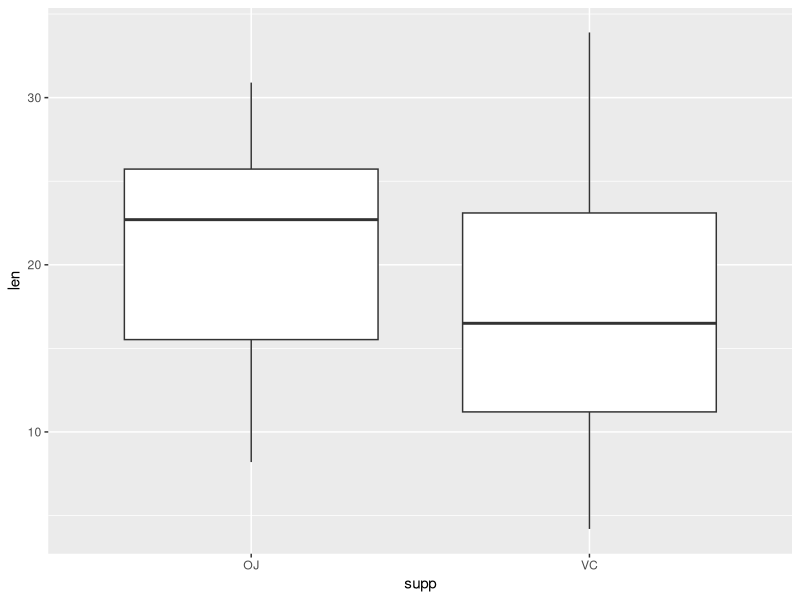
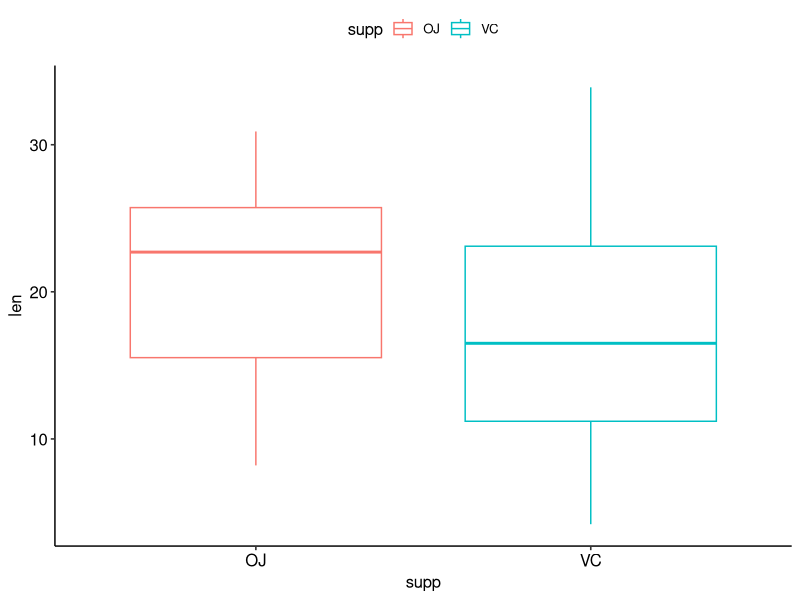
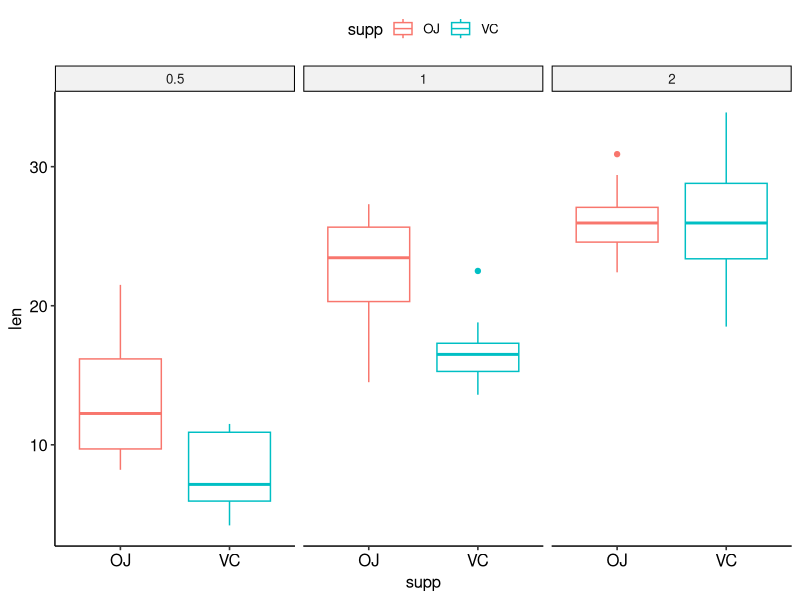
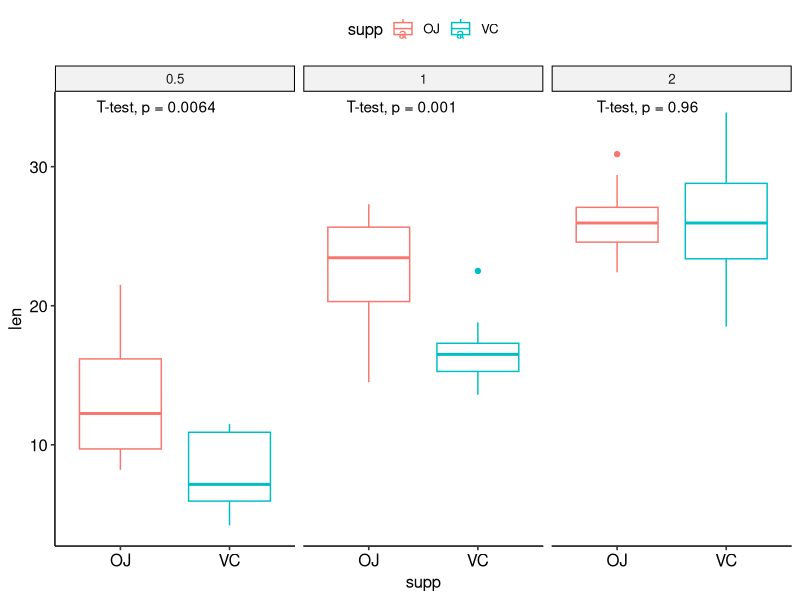

Source code (R) for these figures, in order: (Note: this script raises an error after producing the figures.)
####REQUIREMENTS

.libPaths("/project/def-sponsor00/R/lib")
library(rio)
library(ggpubr)
library(pROC)
library(ggplot2)


######1 - Basic statistical tests
View(ToothGrowth)
head(ToothGrowth)
tail(ToothGrowth)
colnames(ToothGrowth)
class(ToothGrowth$len)
class(ToothGrowth$supp)
class(ToothGrowth$dose)
mean(ToothGrowth$len)
sd(ToothGrowth$len)
min(ToothGrowth$len)
max(ToothGrowth$len)

table(ToothGrowth$supp)
table(ToothGrowth$dose,ToothGrowth$supp)

aggregate(ToothGrowth$len~ToothGrowth$supp, FUN = 'mean')
aggregate(ToothGrowth$len~ToothGrowth$supp+ToothGrowth$dose, FUN = 'mean')

ggplot(data = ToothGrowth, aes(x = supp, y = len))+
  geom_boxplot()
ggplot(data = ToothGrowth, aes(x = supp, y = len, color = supp))+
  geom_boxplot()+
  theme_pubr()
ggplot(data = ToothGrowth, aes(x = supp, y = len, color = supp))+
  geom_boxplot()+
  theme_pubr()+
  facet_grid(.~dose)

shapiro.test(ToothGrowth$len)

ggplot(data = ToothGrowth, aes(x = supp, y = len, color = supp))+
  geom_boxplot()+
  theme_pubr()+
  facet_grid(.~dose)+
  stat_compare_means(method = "t.test")

######2 - Classification
data_covid <- import("https://raw.githubusercontent.com/gustavsganzerla/ICG_Workshop_R/main/data_covid.csv")

shapiro.test(data_covid$neutro)

class(data_covid$MOF)
data_covid$MOF <- as.factor(data_covid$MOF)

ggplot(data = data_covid, aes(x = Diagnosis, y = neutro))+
  geom_boxplot()+
  facet_grid(.~MOF)+
  stat_compare_means(comparisons = list(c("sepsis", "sepsis+covid"),
                                        c("sepsis", "septic shock"),
                                        c("sepsis+covid", "septic shock")),
                     method = "wilcox.test",
                     label = "p.signif")

data_covid_mof_0 <- subset(data_covid, data_covid$MOF == 0)

model <- glm(Diagnosis == "septic shock" ~ neutro, data = data_covid_mof_0)

roc_obj <- roc(data_covid_mof_0$Diagnosis=="septic shock", predict(model))

roc_df <- data.frame(TPR = roc_obj$sensitivities, FPR = roc_obj$specificities)

roc_obj$auc

ggplot(data = roc_df, aes(x = 1-FPR, y = TPR))+
  geom_line()+
  annotate("text", x = 0.8, y = 0.2, label = paste("AUC = ", round(roc_obj$auc, 2)))+
  theme_pubr()

######3 - Regression
data_diabetes <- import("https://raw.githubusercontent.com/gustavsganzerla/ICG_Workshop_R/main/diabetes.csv")


# Fit the linear regression model
model <- lm(BMI ~ Glucose, data = data_diabetes)

# Print the model summary
summary(model)


#
intercept <- coef(model)[1]
slope <- coef(model)[2]

equation <- paste("BMI =", round(intercept, 2), "+", round(slope, 2), "* Glucose")
print(equation)


data_diabetes$predicted_BMI <- predict(model, newdata = data_diabetes)

# Calculate residuals (difference between actual and predicted BMI)
residuals <- data_diabetes$BMI - data_diabetes$predicted_BMI
rmse <- sqrt(mean(residuals^2))

#





